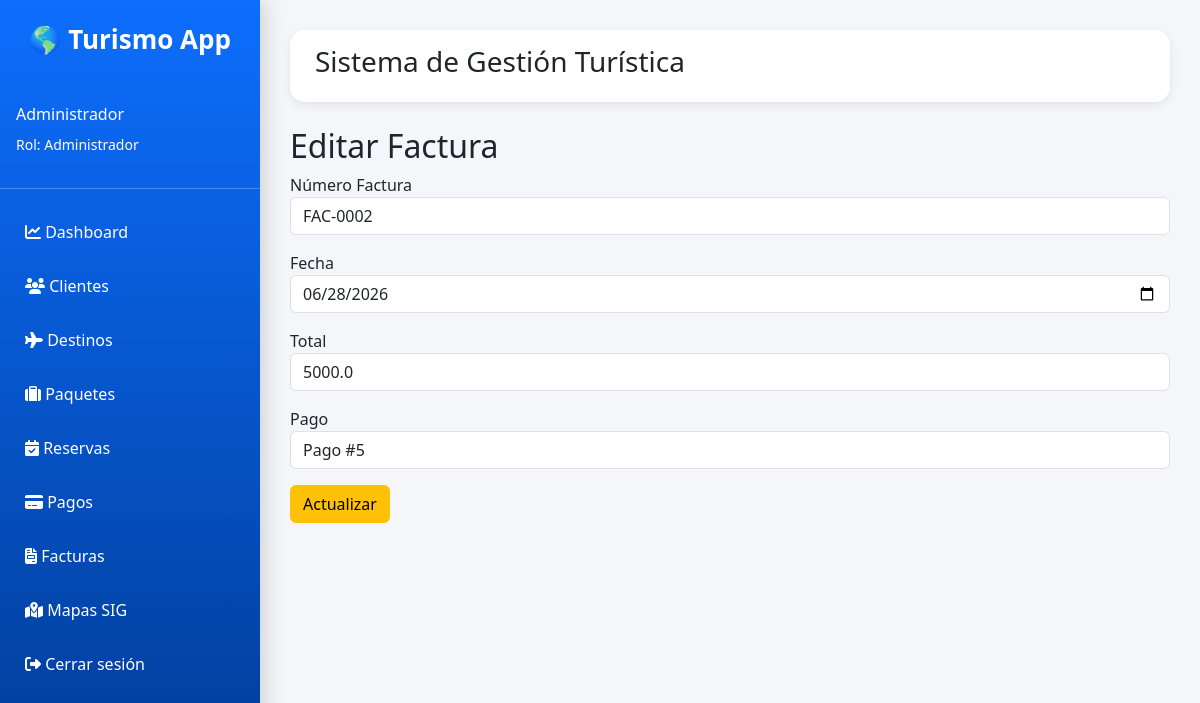
The app's page /facturas/editar/2 (signed in) with its own data.
### app/models.py (models this page shows, shortened)
class Usuario(UserMixin, db.Model):
    __tablename__ = "usuarios"
    id = db.Column(
        db.Integer,
        primary_key=True
    )
    nombre = db.Column(
        db.String(100),
        nullable=False
    )
    correo = db.Column(
        db.String(100),
        unique=True,
        nullable=False
    )
    password = db.Column(
        db.String(255),
        nullable=False
    )
    rol_id = db.Column(
        db.Integer,
        db.ForeignKey("roles.id"),
        nullable=False
    )

class Rol(db.Model):
    __tablename__ = "roles"
    id = db.Column(
        db.Integer,
        primary_key=True
    )
    nombre = db.Column(
        db.String(50),
        unique=True,
        nullable=False
    )
    usuarios = db.relationship(
        "Usuario",
        backref="rol",
        lazy=True
    )

class Factura(db.Model):
    __tablename__ = "facturas"
    id = db.Column(
        db.Integer,
        primary_key=True
    )
    numero = db.Column(
        db.String(50),
        unique=True,
        nullable=False
    )
    fecha = db.Column(
        db.Date,
        nullable=False
    )
    total = db.Column(
        db.Float,
        nullable=False
    )
    pago_id = db.Column(
        db.Integer,
        db.ForeignKey("pagos.id"),
        nullable=False
    )
    pago = db.relationship(
        "Pago",
        backref="facturas"
    )

### app/facturas/routes.py (the view, shortened to what this page needs)
@facturas_bp.route(
    "/editar/<int:id>",
    methods=["GET", "POST"]
)
@login_required
def editar(id):
    if current_user.rol.nombre == "Cliente":
        abort(403)
    factura = Factura.query.get_or_404(id)
    pagos = Pago.query.all()
    return render_template(
        "facturas/editar.html",
        factura=factura,
        pagos=pagos
    )

### app/templates/facturas/editar.html
{% extends "base.html" %}
{% block content %}
<h2>Editar Factura</h2>
<form method="POST">
    <div class="mb-3">
        <label>Número Factura</label>
        <input
            type="text"
            name="numero"
            class="form-control"
            value="{{ factura.numero }}"
            required>
    </div>
    <div class="mb-3">
        <label>Fecha</label>
        <input
            type="date"
            name="fecha"
            class="form-control"
            value="{{ factura.fecha }}"
            required>
    </div>
    <div class="mb-3">
        <label>Total</label>
        <input
            type="number"
            step="0.01"
            name="total"
            class="form-control"
            value="{{ factura.total }}"
            required>
    </div>
    <div class="mb-3">
        <label>Pago</label>
        <select
            name="pago_id"
            class="form-control">
            {% for pago in pagos %}
            <option
                value="{{ pago.id }}"
                {% if pago.id == factura.pago_id %}
                selected
                {% endif %}>
                Pago #{{ pago.id }}
            </option>
            {% endfor %}
        </select>
    </div>
    <button
        class="btn btn-warning">
        Actualizar
    </button>
</form>
{% endblock %}

### app/templates/base.html (shortened to what this page needs)
<!DOCTYPE html>
<html lang="es">
<head>
<link href="https://cdn.jsdelivr.net/npm/bootstrap@5.3.7/dist/css/bootstrap.min.css" rel="stylesheet">
<link rel="stylesheet"
href="https://cdnjs.cloudflare.com/ajax/libs/font-awesome/6.5.2/css/all.min.css">
</head>
<body>
<div class="sidebar offcanvas-md offcanvas-start"
     tabindex="-1"
     id="menu">
<div class="logo">
    🌎 Turismo App
</div>
{% if current_user.is_authenticated %}
<div class="text-white p-3">
    <h6>{{ current_user.nombre }}</h6>
    <small>
        Rol: {{ current_user.rol.nombre }}
    </small>
</div>
<hr>
{% endif %}
{% if current_user.is_authenticated %}
    {% if current_user.rol.nombre == "Administrador" %}
        <a href="/dashboard">
            <i class="fa-solid fa-chart-line"></i>
            Dashboard
        </a>
        <a href="/clientes">
            <i class="fa-solid fa-users"></i>
            Clientes
        </a>
        <a href="/destinos">
            <i class="fa-solid fa-plane"></i>
            Destinos
        </a>
        <a href="/paquetes">
            <i class="fa-solid fa-suitcase"></i>
            Paquetes
        </a>
        <a href="/reservas">
            <i class="fa-solid fa-calendar-check"></i>
            Reservas
        </a>
        <a href="/pagos">
            <i class="fa-solid fa-credit-card"></i>
            Pagos
        </a>
        <a href="/facturas">
            <i class="fa-solid fa-file-invoice"></i>
            Facturas
        </a>
        <a href="/mapas">
            <i class="fa-solid fa-map-location-dot"></i>
            Mapas SIG
        </a>
    {% endif %}
    <a href="/auth/logout">
        <i class="fa-solid fa-right-from-bracket"></i>
        Cerrar sesión
    </a>
{% endif %}
</div>
<div class="content">
<div class="topbar">
    <h3>
        Sistema de Gestión Turística
    </h3>
</div>
{% block content %}
{% endblock %}
</div>
</body>
</html>

### app/templates/base.html (style rules this page uses)
* { margin:0; padding:0; box-sizing:border-box; }
body { background:#f4f6f9; font-family:'Segoe UI',sans-serif; }
.sidebar { position:fixed; top:0; left:0; width:260px; height:100vh; background:linear-gradient( 180deg, #0d6efd, #003b95 ); color:white; padding-top:20px; box-shadow:5px 0 20px rgba(0,0,0,.15); transition:transform .35s ease; z-index:1050; }
.logo { text-align:center; font-size:26px; font-weight:bold; margin-bottom:30px; }
.sidebar a { display:block; color:white; text-decoration:none; padding:15px 25px; transition:.3s; }
.content { margin-left:260px; padding:30px; }
.topbar { background:white; border-radius:15px; padding:15px 25px; margin-bottom:25px; box-shadow:0 3px 10px rgba(0,0,0,.08); }

### records on screen
Usuario: nombre "Administrador"
Rol: rol.nombre "Administrador"
Factura: numero "FAC-0002", fecha "06/28/2026", total "5000.0", pago_id "Pago #5"
